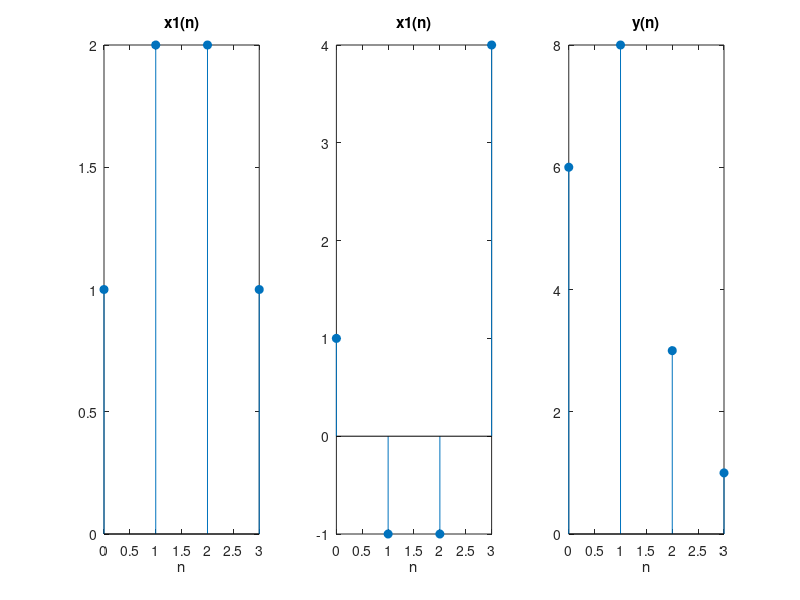

MATLAB code for this plot:
clear all;
N=4;
x1 = [1 2 2 1];
x2 = [1 -1 -1 4];
y = zeros(1,N);
for n=0:N-1
    m=0:N-1
     n1 = mod(n-m, N);
     xs2 = x2(n1+1);
     x12 = x1.*xs2;
     y(n+1) = sum(x12);
end
n=0:N-1;
subplot(1,3,1);
stem(n,x1,'filled');
xlabel('n');
title('x1(n)');
subplot(1,3,2);
stem(n,x2,'filled');
xlabel('n');
title('x1(n)');
subplot(1,3,3);
stem(n,y,'filled');
xlabel('n');
title('y(n)');